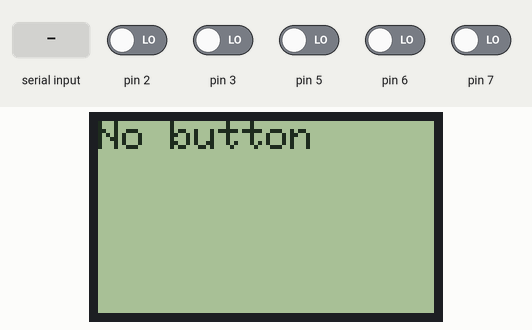
Recording of a sketch running on a simulated Arduino Uno, built with avr-gcc and run on an emulated ATmega328P. Parts: 84×48 one-colour display. Inputs (shaded band) come from the test bench; at power-on: pin 2, pin 3, pin 5–7 LOW.

Above: at 1.2 s.
1.3 s: pin 2 driven HIGH
At 2.5 s:
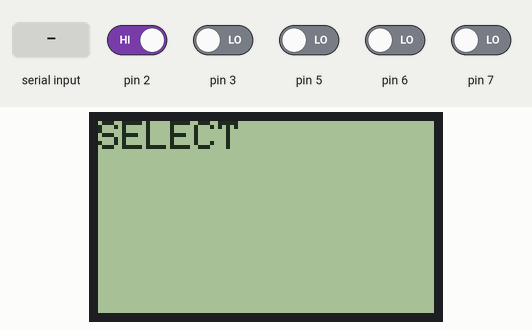
2.8 s: pin 3 driven HIGH
At 3.8 s:
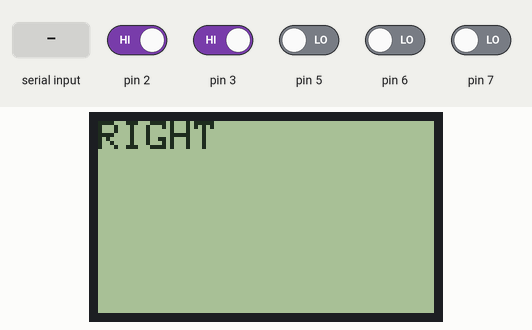
4.3 s: pin 5 driven HIGH
At 5.5 s:
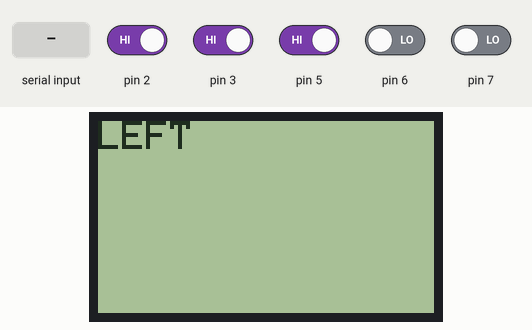
5.8 s: pin 6 driven HIGH
At 7.0 s:
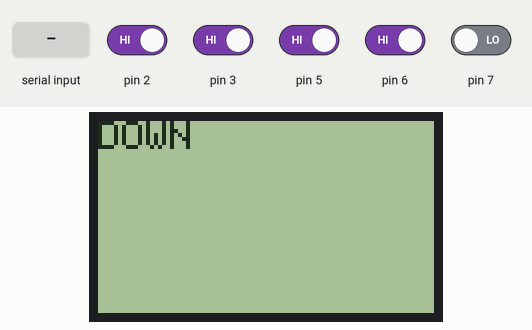
7.3 s: pin 7 driven HIGH
At 8.5 s:
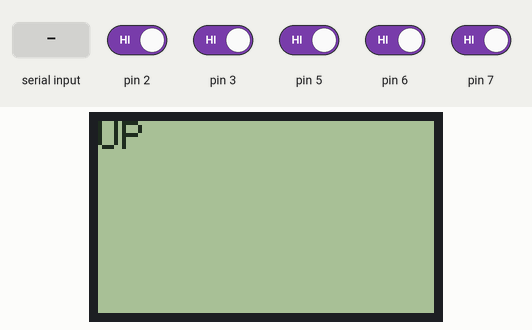
8.8 s: "1" received over Serial
At 9.4 s:
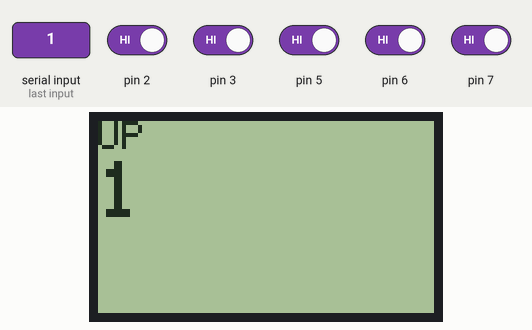
Timing chart, 0 to 11.3 s (numbered marks = the images above; inputs shaded):
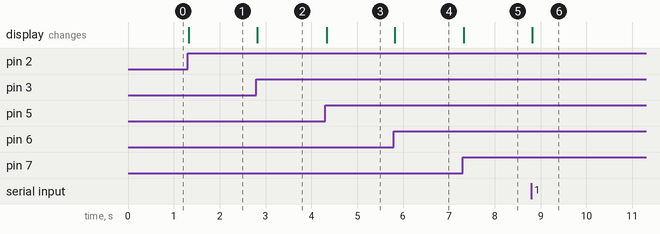

The sketch:

Pixy_v0_1.ino
```cpp
#include <SPI.h>
#include <Adafruit_GFX.h>
#include <Adafruit_PCD8544.h>

// pin 13 - Serial clock out (SCLK)
// pin 12 - Serial data out (DIN)
// pin 10 - Data/Command select (D/C)
// pin 9 - LCD chip select (CS)
// pin 8 - LCD reset (RST)
// pin 7 - button up
// pin 6 - button down
// pin 5 - button left
// pin 3 - button right
// pin 2 - button select

Adafruit_PCD8544 display = Adafruit_PCD8544(13, 12, 10, 9, 8);
int PIN_7=0;
int PIN_6=0;
int PIN_5=0;
int PIN_3=0;
int PIN_2=0;
String data;
char c;

void setup()
{
  display.begin();
  display.setRotation(2);
  display.clearDisplay();

  Serial.begin(9600);

  pinMode(7, INPUT);
  pinMode(6, INPUT);
  pinMode(5, INPUT);
  pinMode(3, INPUT);
  pinMode(2, INPUT);
}

void loop()
{
  PIN_7=digitalRead(7);
  PIN_6=digitalRead(6);
  PIN_5=digitalRead(5);
  PIN_3=digitalRead(3);
  PIN_2=digitalRead(2);

  if(PIN_7==1)
  {
    display.clearDisplay();
    setDisplayBuffer(1, 0, 0, "UP");
  }
  else if(PIN_6==1)
  {
    display.clearDisplay();
    setDisplayBuffer(1, 0, 0, "DOWN");
  }
  else if(PIN_5==1)
  {
    display.clearDisplay();
    setDisplayBuffer(1, 0, 0, "LEFT");
  }
  else if(PIN_3==1)
  {
    display.clearDisplay();
    setDisplayBuffer(1, 0, 0, "RIGHT");
  }
  else if(PIN_2==1)
  {
    display.clearDisplay();
    setDisplayBuffer(1, 0, 0, "SELECT");
  }
  else
  {
    display.clearDisplay();
    setDisplayBuffer(1, 0, 0, "No button");
  }

  if(Serial.available())
  {
    data="";
    while(Serial.available())
    {
      c=Serial.read();
      data+=c;
    }
    setDisplayBuffer(2, 0, 10, data);
  }
  else
  {
    setDisplayBuffer(2, 0, 10, data);
  }
  display.display();
  delay(10);
}

void setDisplayBuffer(int textSize, int x, int y, String text)
{
  display.setTextSize(textSize);
  display.setCursor(x,y);
  display.println(text);
}
```

Measured:
- after the input at 1.3 s, the display: changes at once (image 1)
- after the input at 2.8 s, the display: changes at once (image 2)
- after the input at 4.3 s, the display: changes at once (image 3)
- after the input at 5.8 s, the display: changes at once (image 4)
- after the input at 7.3 s, the display: changes at once (image 5)
- after the input at 8.8 s, the display: changes at once (image 6)
